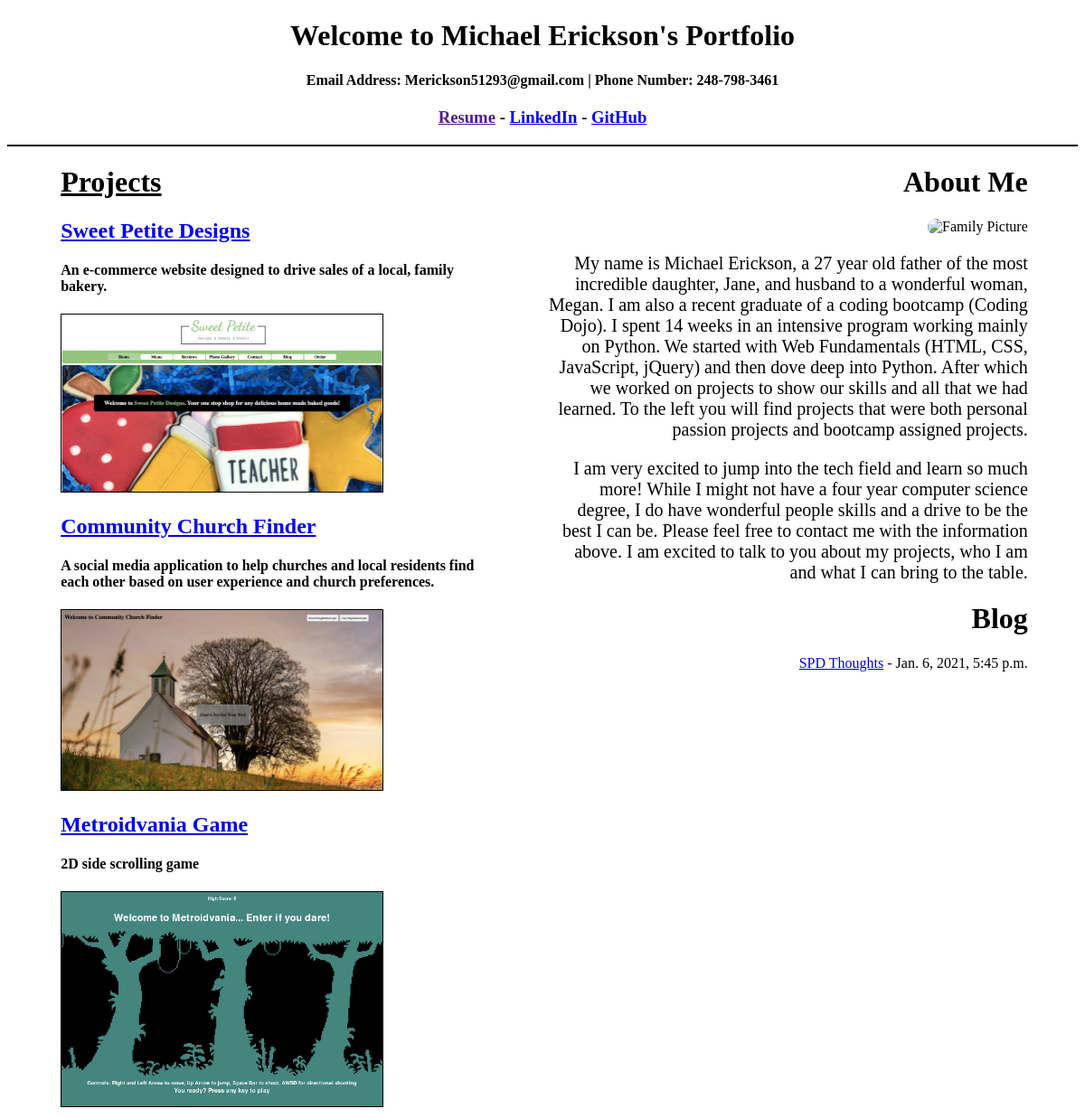
The page / on the database its author committed.
### portfolio_app/models.py (models this page shows, shortened)
class Project(models.Model):
    name = models.CharField(max_length=100)
    short_des = models.CharField(max_length=255)
    tech_used = models.CharField(max_length=400)
    description = models.TextField()
    picture=models.ImageField(upload_to ='img/')
    link=models.CharField(max_length=255)
    created_at=models.DateTimeField(auto_now_add=True)
    updated_at=models.DateTimeField(auto_now=True)

class Blog(models.Model):
    title = models.CharField(max_length=100)
    post = models.TextField()
    proj_blog = models.ForeignKey(Project, related_name="project_blog", on_delete=models.CASCADE)
    created_at=models.DateTimeField(auto_now_add=True)
    updated_at=models.DateTimeField(auto_now=True)

### portfolio_app/views.py (the view)
# urls.py: path('', views.index),
def index(request):
    context={
        "blogs":Blog.objects.all(),
        "project":Project.objects.all()
    }
    return render(request, "index.html", context)

### portfolio_app/templates/index.html (shortened to what this page needs)
<!DOCTYPE html>
<html lang="en">
<head>
    {% load static %}
    <link rel="stylesheet" href="{% static 'css/index.css' %}">
</head>
<body>
    <div id="top">
        <h1>Welcome to Michael Erickson's Portfolio</h1>
        <h4>Email Address: Merickson51293@gmail.com | Phone Number: 248-798-3461</h4>
        <h3><a href="">Resume</a> - <a href="https://www.linkedin.com/in/michael-erickson512/" target="blank">LinkedIn</a> - <a href="https://github.com/merickson51293" target="blank">GitHub</a></h3>
    </div>
    <div id="sites">
        <h1 style="text-decoration: underline;">Projects</h1>
        {% for project in project %}
        <a href="/proj_page/{{project.id}}"><h2>{{project.name}}</h2></a>
        <h4>{{project.short_des}}</h4>
        <img src="{{project.picture.url}}" alt="{{project.name}}">
        {% endfor %}
    </div>
    <div id="personal">
        <h1>About Me</h1>
        <img src="{% static 'img/family.jpeg' %}" alt="Family Picture">
        <p>My name is Michael Erickson, a 27 year old father of the most incredible daughter, Jane, and husband to a wonderful woman, Megan. I am also a recent graduate of a coding bootcamp (Coding Dojo). I spent 14 weeks in an intensive program working mainly on Python. We started with Web Fundamentals (HTML, CSS, JavaScript, jQuery) and then dove deep into Python. After which we worked on projects to show our skills and all that we had learned. To the left you will find projects that were both personal passion projects and bootcamp assigned projects. </p>
        <p>I am very excited to jump into the tech field and learn so much more! While I might not have a four year computer science degree, I do have wonderful people skills and a drive to be the best I can be. Please feel free to contact me with the information above. I am excited to talk to you about my projects, who I am and what I can bring to the table.</p>
        <h1>Blog</h1>
        {% for blogs in blogs %}
        <a href="/blog_post/{{blogs.id}}">{{blogs.title}}</a> - {{blogs.created_at}}
        {% endfor %}
    </div>
</body>
</html>

### portfolio_app/static/css/index.css (style rules this page uses)
#top { text-align: center; border-bottom: 2px solid black }
#sites { display: inline-block; width: 40%; padding-left: 5%; }
#sites > img { width: 75%; border: black 1px solid; }
#personal { display: inline-block; width: 45%; padding-left: 5%; text-align:right; vertical-align: top; }
#personal > p { font-size: 20px; }
#personal > img { width: 50%; border-radius: 10px; }

### rows shown on the page
Project: name "Sweet Petite Designs", short_des "An e-commerce website designed to drive sales of a local, family bakery.", picture (picture)
Project: name "Community Church Finder", short_des "A social media application to help churches and local residents find each other based on user experience and church preferences.", picture (picture)
Project: name "Metroidvania Game", short_des "2D side scrolling game", picture (picture)
Blog: title "SPD Thoughts", created_at "Jan. 6, 2021, 5:45 p.m."
